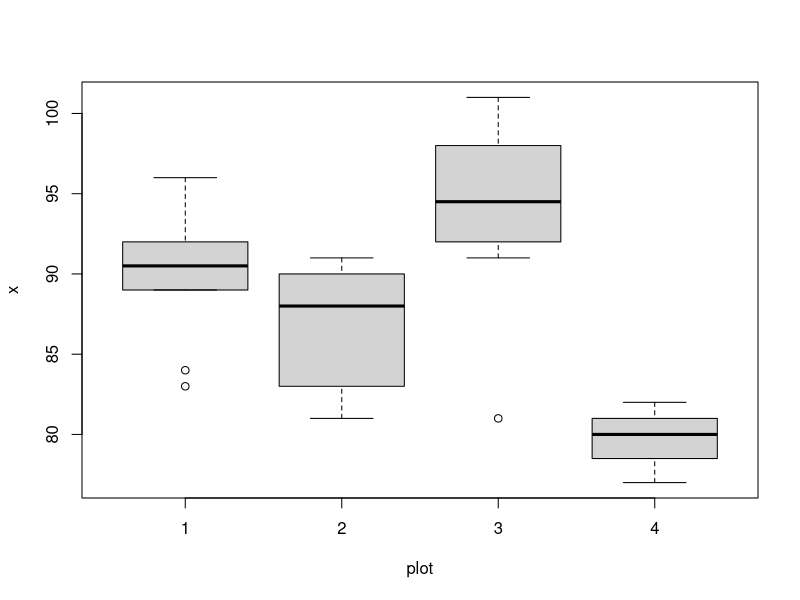
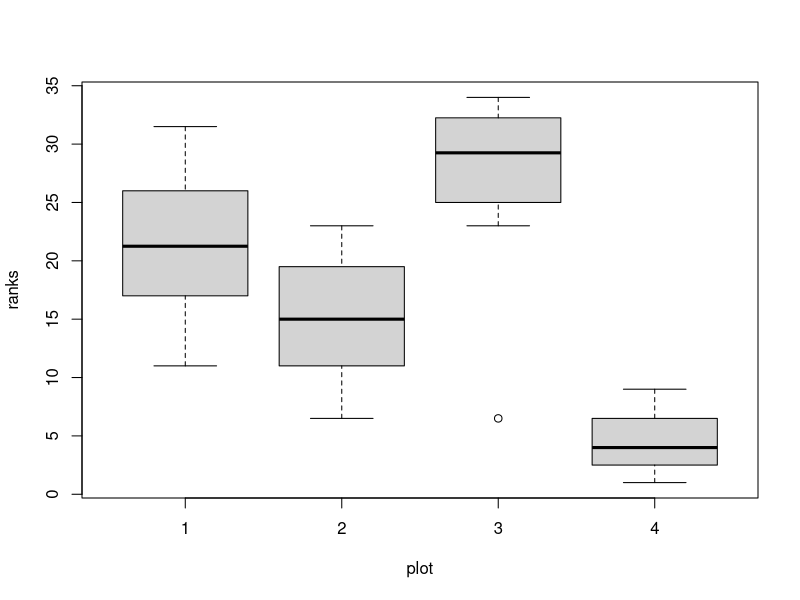

Write the R code that produced these figures, in order.
## ---- chunk 1
yield <- c(83, 91, 94, 89, 89, 96, 91, 92, 90, 84, 91, 90, 81, 83, 84, 83, 88, 91, 89, 101, 100, 91, 93, 96, 95, 94, 81, 78, 82, 81, 77, 79, 81, 80)
pl <- c(1, 1, 1, 1, 1, 1, 1, 1, 1, 1, 2, 2, 2, 2, 2, 2, 2, 2, 2, 3, 3, 3, 3, 3, 3, 3, 3, 4, 4, 4, 4, 4, 4, 4)
pl <- factor(pl)
table(pl)
## ---- chunk 2
yield_data <- data.frame(x = yield, plot = pl)
boxplot(x ~ plot, data = yield_data)
## ---- chunk 3
out <- aov(x ~ plot, data = yield_data)
## ---- chunk 4
summary(out)
## ---- chunk 5
rank(yield)
## ---- chunk 6
yield_data$ranks <- rank(yield_data$x)
yield_data
## ---- chunk 7
boxplot(ranks~plot, data = yield_data)
## ---- chunk 8
out2 <- aov(ranks~plot, data = yield_data)
summary(out2)
## ---- chunk 9
kruskal.test(x~plot, data = yield_data)
